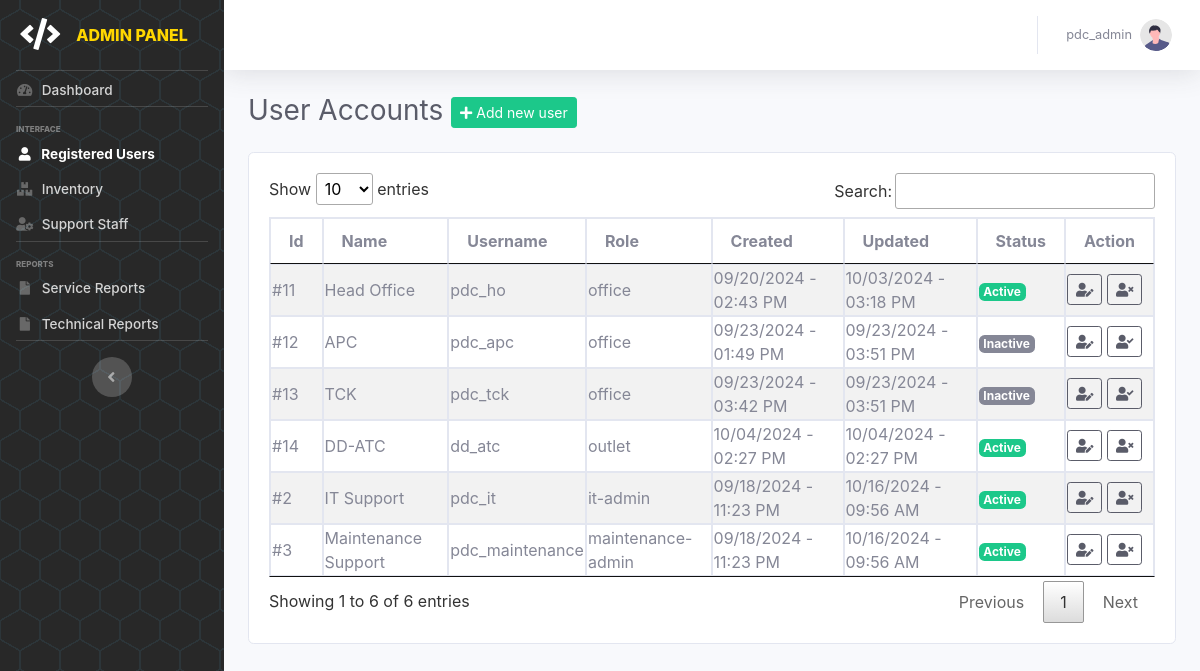
The app's page /pages/admin/users (signed in), older data.
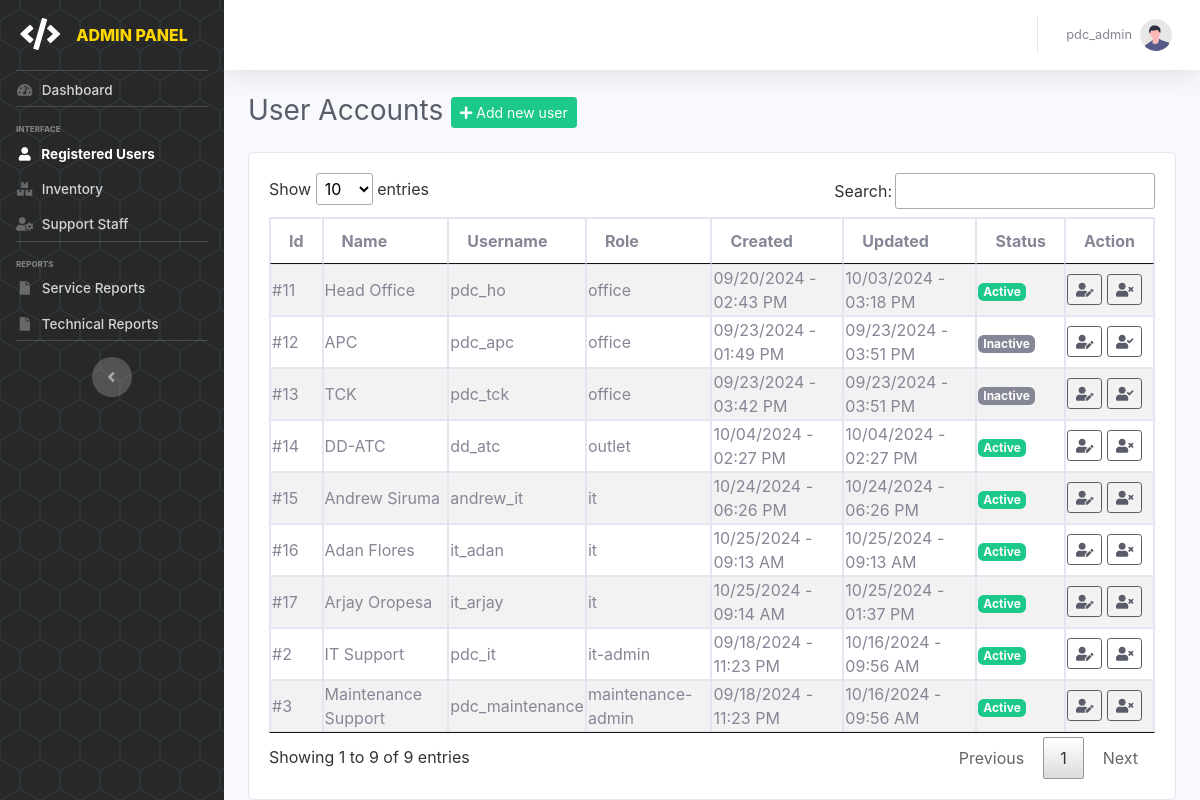
The same page, newer data.
### tables this page shows
CREATE TABLE `tbl_useraccounts` (
  `id` int(11) NOT NULL,
  `name` varchar(100) NOT NULL,
  `username` varchar(100) NOT NULL,
  `password` varchar(255) NOT NULL,
  `role` enum('admin','it-admin','maintenance-admin','office','outlet','it','maintenance') NOT NULL,
  `status` enum('Active','Inactive') NOT NULL DEFAULT 'Active',
  `created` datetime(6) DEFAULT current_timestamp(6),
  `updated` datetime(6) DEFAULT current_timestamp(6) ON UPDATE current_timestamp(6)
);

### pages/admin/admin.users.php (the view, shortened to what this page needs)
<?php include('admin.header.php'); ?>
    <div class="container-fluid">
        <div class="d-sm-flex align-items-center justify-content-between mb-4">
            <h1 class="h3 mb-0 text-gray-800">User Accounts&nbsp;<a href="add-user" class="btn btn-sm btn-success"><i class="fas fa-plus"></i> Add new user</a></h1>
        </div>
        <div class="card mt-4">
            <div class="card-body">
                <div class="table-responsive">
                    <table class="table table-bordered table-striped table-sm w-100" id="acctbl">
                        <thead>
                            <tr>
                                <th>Id</th>
                                <th>Name</th>
                                <th>Username</th>
                                <th>Role</th>
                                <th>Created</th>
                                <th>Updated</th>
                                <th>Status</th>
                                <th>Action</th>
                            </tr>
                        </thead>
                        <tbody>
                            <?php
                                $user_qry = mysqli_query($conn, "SELECT * FROM tbl_useraccounts WHERE id != '1'");
                                while($rows=mysqli_fetch_array($user_qry)){
                                    $createDT = new DateTime($rows["created"]);
                                    $updateDT = new DateTime($rows["updated"]);
                            ?>
                                <tr>
                                    <td>#<?php echo $rows["id"]; ?></td>
                                    <td><?php echo $rows["name"]; ?></td>
                                    <td><?php echo $rows["username"]; ?></td>
                                    <td><?php echo $rows["role"]; ?></td>
                                    <td><?php echo $formattedDate = $createDT->format('m/d/Y - h:i A'); ?></td>
                                    <td><?php echo $formattedDate = $updateDT->format('m/d/Y - h:i A'); ?></td>
                                    <td>
                                        <span class="badge text-white <?php echo $rows["status"] == 'Active' ? 'bg-success' : 'bg-secondary'; ?>">
                                            <?php echo ucfirst($rows["status"]); ?>
                                        </span>
                                    </td>
                                    <td>
                                        <a class="btn btn-sm btn-outline-dark" href="edit-user?id=<?php echo $rows['id']; ?>" title="Edit User"><i class="fas fa-user-edit"></i></a>
                                        <?php if ($rows['status'] == 'Active') { ?>
                                            <a class="btn btn-sm btn-outline-dark" href="user-status?id=<?php echo $rows['id']; ?>&status=Inactive" title="Deactivate User">
                                                <i class="fas fa-user-times"></i>
                                            </a>
                                        <?php } else { ?>
                                            <a class="btn btn-sm btn-outline-dark" href="user-status?id=<?php echo $rows['id']; ?>&status=Active" title="Activate User">
                                                <i class="fas fa-user-check"></i>
                                            </a>
                                        <?php } ?>
                                    </td>
                                </tr>
                            <?php } ?>
                        </tbody>
                    </table>
                </div>
            </div>
        </div>
    </div>
<?php include('admin.footer.php'); ?>

### pages/index.php (shortened to what this page needs)
<?php
$page = isset($_GET['page']) ? $_GET['page'] : 'home';
if (strpos($page, 'admin/') === 0) {
    $admin_page = str_replace('admin/', '', $page);
    if ($_SERVER['REQUEST_METHOD'] === 'POST') {
        switch ($admin_page) {
            case 'edit-profile':
                include 'admin/process.profile-edit.php';
                break;
            case 'update-adpassw':
                include 'admin/process.admin-passw.php';
                break;
            case 'add-user':
                include 'admin/process.register.php';
                break;
            case 'edit-user':
                include 'admin/process.edit.user.php';
                break;
            case 'update-userpassw':
                include 'admin/process.reset.php';
                break;
            case 'add-category':
                include 'admin/process.add-category.php';
                break;
            case 'edit-category':
                include 'admin/process.edit-categ.php';
                break;
            case 'add-itemlist':
                include 'admin/process.add-itemlist.php';
                break;
        }
    } else {
        switch ($admin_page) {
            case 'users':
                include 'admin/admin.users.php';
                break;
        }
    }
}
?>

### pages/admin/admin.header.php (shortened to what this page needs)
<!DOCTYPE html>
<html lang="en">
    <head>
        <link href="../../assets/vendor/bootstrap-icons/bootstrap-icons.css" rel="stylesheet">
        <link href="../../assets/vendor/fontawesome/css/all.min.css" rel="stylesheet">
        <link href="../../assets/vendor/swiper/swiper-bundle.min.css" rel="stylesheet">
        <link href="../../assets/vendor/datatables/jquery.dataTables.min.css" rel="stylesheet">
        <link rel="stylesheet" href="https://stackpath.bootstrapcdn.com/font-awesome/4.7.0/css/font-awesome.min.css">
        <link href="../../assets/css/main.style.css" rel="stylesheet">
    </head>
    <body id="page-top">
        <div id="wrapper">
            <ul class="navbar-nav sidebar sidebar-dark accordion" id="accordionSidebar">
                <a class="sidebar-brand d-flex align-items-center justify-content-center" href="dashboard">
                    <div class="sidebar-brand-icon">
                        <i class="fas fa-code"></i>
                    </div>
                    <div class="sidebar-brand-text mx-3" style="color: #FFD700;">ADMIN PANEL</div>
                </a>
                <hr class="sidebar-divider my-0">
                <li class="nav-item <?php echo ($page == 'admin/dashboard') ? 'active' : ''; ?>">
                    <a class="nav-link" href="dashboard">
                        <i class="fas fa-fw fa-tachometer-alt fa-sm"></i>
                        <span>Dashboard</span>
                    </a>
                </li>
                <hr class="sidebar-divider">
                <div class="sidebar-heading">
                    Interface
                </div>
                <li class="nav-item <?php echo in_array($page, ['admin/add-user', 'admin/edit-user', 'admin/users']) ? 'active' : ''; ?>">
                    <a class="nav-link" href="users">
                        <i class="fas fa-fw fa-user fa-sm"></i>
                        <span>Registered Users</span>
                    </a>
                </li>
                <li class="nav-item <?php echo in_array($page, ['admin/add-category', 'admin/inventory','admin/item-list', 'admin/add-itemlist']) ? 'active' : ''; ?>">
                    <a class="nav-link" href="inventory">
                        <i class="fas fa-fw fa-boxes fa-sm"></i>
                        <span>Inventory</span>
                    </a>
                </li>
                <li class="nav-item <?php echo in_array($page, ['admin/personnels', 'admin/it']) ? 'active' : ''; ?>">
                    <a class="nav-link" href="personnels">
                        <i class="fas fa-fw fa-user-cog fa-sm"></i>
                        <span>Support Staff</span>
                    </a>
                </li>
                <hr class="sidebar-divider d-none d-md-block">
                <div class="sidebar-heading">
                    Reports
                </div>
                <li class="nav-item">
                    <a class="nav-link" href="service-report">
                        <i class="fas fa-fw fa-file fa-sm"></i>
                        <span>Service Reports</span>
                    </a>
                </li>
                <li class="nav-item">
                    <a class="nav-link" href="technical-report">
                        <i class="fas fa-fw fa-file fa-sm"></i>
                        <span>Technical Reports</span>
                    </a>
                </li>
                <hr class="sidebar-divider d-none d-md-block">
                <div class="text-center d-none d-md-inline">
                    <button class="rounded-circle border-0" id="sidebarToggle"></button>
                </div>
            </ul>
            <div id="content-wrapper" class="d-flex flex-column">
                <div id="content">
                    <?php include_once('admin.topbar.php');?>

### pages/admin/admin.topbar.php (shortened to what this page needs)
<nav class="navbar navbar-expand navbar-light bg-white topbar mb-4 static-top shadow">
<ul class="navbar-nav ml-auto">
    <li class="nav-item dropdown no-arrow">
        <a class="nav-link dropdown-toggle" href="#" id="userDropdown" role="button"
            data-toggle="dropdown" aria-haspopup="true" aria-expanded="false">
    <span class="mr-2 d-none d-lg-inline text-gray-600 small"><?php echo $_SESSION['username']; ?></span>
            <img class="img-profile rounded-circle"
                src="../../img/undraw_profile.svg">
        </a>
    </li>
</ul>
</nav>

### pages/admin/admin.footer.php (shortened to what this page needs)
            </div>
        </div>
    </div>
</body>
</html>

Row changes from the older to the newer data that the page shows:
added tbl_useraccounts: id "15", name "Andrew Siruma", username "andrew_it", role "it", created "10/24/2024 - 06:26 PM", updated "10/24/2024 - 06:26 PM", status "Active"
added tbl_useraccounts: id "16", name "Adan Flores", username "it_adan", role "it", created "10/25/2024 - 09:13 AM", updated "10/25/2024 - 09:13 AM", status "Active"
added tbl_useraccounts: id "17", name "Arjay Oropesa", username "it_arjay", role "it", created "10/25/2024 - 09:14 AM", updated "10/25/2024 - 01:37 PM", status "Active"
Text that changed along with them:
text written by a page script: "Show entries Search: Showing 1 to 6 of 6 entries Previous 1 Next" → "Show entries Search: Showing 1 to 9 of 9 entries Previous 1 Next"
